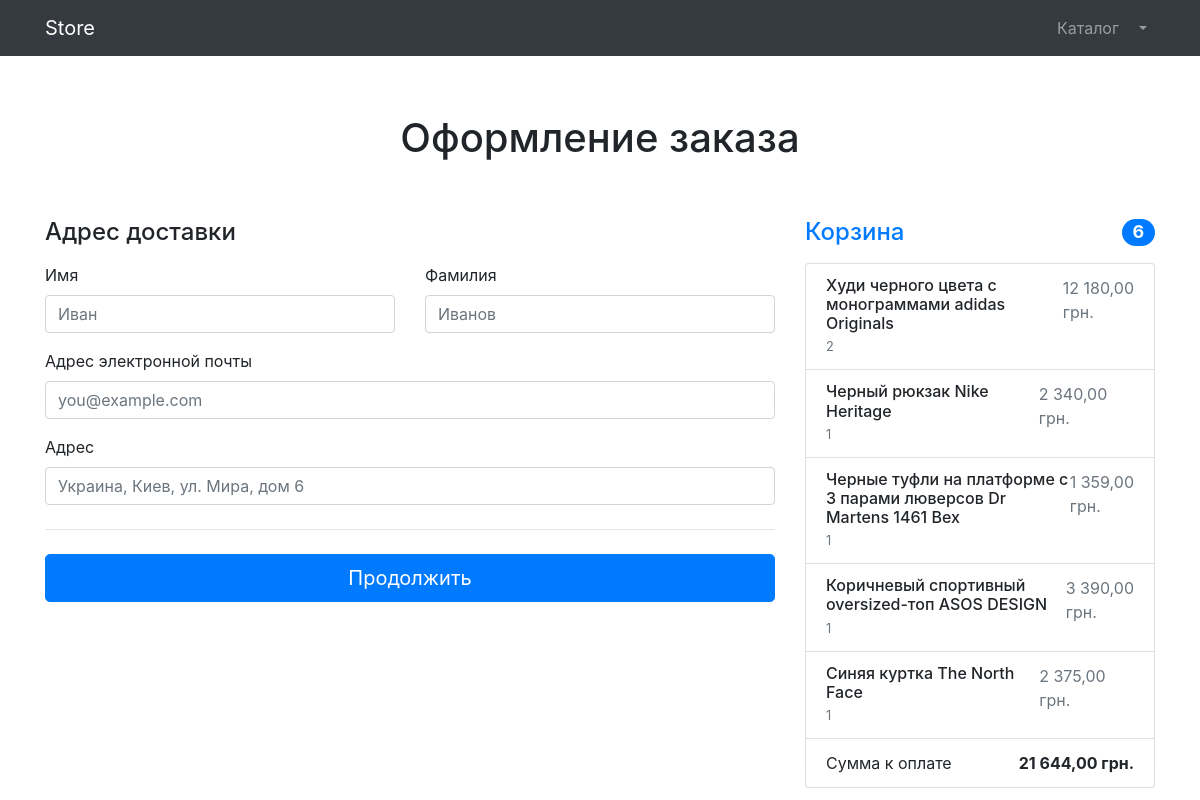
Screenshot of /orders/order-create/ (signed in) with the database file from the repository.
### products/models.py (models this page shows, shortened)
class Basket(models.Model):
    user = models.ForeignKey(to=User, on_delete=models.CASCADE)
    product = models.ForeignKey(to=Product, on_delete=models.CASCADE)
    quantity = models.PositiveIntegerField(default=0)
    created_timestamp = models.DateTimeField(auto_now_add=True)
    objects = BasketQuerySet.as_manager()
    def sum(self):
        return self.product.price * self.quantity

class Product(models.Model):
    name = models.CharField(max_length=256)
    description = models.TextField()
    price = models.DecimalField(max_digits=8, decimal_places=2)
    quantity = models.PositiveIntegerField(default=0)
    image = models.ImageField(upload_to='products_images', null=True, blank=True)
    stripe_product_price_id = models.CharField(max_length=128, null=True, blank=True)
    category = models.ForeignKey(to=ProductCategory, on_delete=models.CASCADE)
    class Meta:
        verbose_name = 'Product'
        verbose_name_plural = 'Products'

### orders/views.py (the view, shortened to what this page needs)
# urls.py: path('order-create/', OrderCreateView.as_view(), name='order_create'),
class OrderCreateView(TitleMixin, CreateView):
    template_name = 'orders/order-create.html'
    form_class = OrderForm
    success_url = reverse_lazy('orders:order_create')
    title = 'Store - Оформление заказа'

### orders/forms.py
class OrderForm(forms.ModelForm):
    first_name = forms.CharField(widget=forms.TextInput(attrs={'class':'form-control','placeholder':'Иван'}))
    last_name = forms.CharField(widget=forms.TextInput(attrs={'class': 'form-control', 'placeholder': 'Иванов'}))
    email = forms.EmailField(widget=forms.EmailInput(attrs={'class': 'form-control', 'placeholder': 'you@example.com'}))
    adress = forms.CharField(widget=forms.TextInput(attrs=
                                                    {'class': 'form-control',
                                                     'placeholder': 'Украина, Киев, ул. Мира, дом 6'}))
    class Meta:
        model = Order
        fields = ('first_name', 'last_name', 'email', 'adress')

### common/views.py (called while the page is built)
    def get_context_data(self, **kwargs):
        context = super(TitleMixin, self).get_context_data(**kwargs)
        context['title'] = self.title
        return context

### products/context_processors.py (called while the page is built)
def baskets(request):
    user = request.user
    return {'baskets': Basket.objects.filter(user=user) if user.is_authenticated else []}

### products/models.py (called while the page is built)
    def total_sum(self):
        return sum(basket.sum() for basket in self)

    def total_quantity(self):
        return sum(basket.quantity for basket in self)

### orders/templates/orders/order-create.html (shortened to what this page needs)
{% extends 'products/base.html' %}
{% load humanize %}
{% block content %}
    <section>
    <div class="alert alert-warning text-center" role="alert">
    </div>
    <div class="container">
        <div class="py-5 text-center">
            <h1>Оформление заказа</h1>
        </div>
        <div class="row g-5">
            <div class="col-md-5 col-lg-4 order-md-last">
                <h4 class="d-flex justify-content-between align-items-center mb-3">
                    <span class="text-primary">Корзина</span>
                    <span class="badge badge-primary badge-pill text-white">{{ baskets.total_quantity }}</span>
                </h4>
                <ul class="list-group mb-3">
                    {% for basket in baskets %}
                         <li class="list-group-item d-flex justify-content-between lh-sm">
                        <div>
                            <h6 class="my-0">{{ basket.product.name}}</h6>
                            <small class="text-muted">{{ basket.quantity }}</small>
                        </div>
                        <span class="text-muted">{{ basket.sum| intcomma }} грн.</span>
                    </li>
                    {% endfor %}
                    <li class="list-group-item d-flex justify-content-between">
                        <span>Сумма к оплате</span>
                        <strong>{{ baskets.total_sum| intcomma }} грн.</strong>
                    </li>
                </ul>
            </div>
            <div class="col-md-7 col-lg-8">
                <h4 class="mb-3">Адрес доставки</h4>
                <form action="{% url 'orders:order_create' %}" method="post">
                    <div class="row g-3">
                        <div class="col-sm-6">
                            <label for="{{ form.first_name.id_for_label }}" class="form-label">Имя</label>
                            {{ form.first_name }}
                        </div>
                        <div class="col-sm-6">
                            <label for="{{ form.last_name.id_for_label }}" class="form-label">Фамилия</label>
                            {{ form.last_name }}
                        </div>
                        <div class="col-12 mt-3">
                            <label for="{{ form.email.id_for_label }}" class="form-label">Адрес электронной почты</label>
                            {{ form.email }}
                        </div>
                        <div class="col-12 mt-3">
                            <label for="{{ form.adress.id_for_label }}" class="form-label">Адрес</label>
                            {{ form.adress }}
                        </div>
                    </div>
                    <hr class="my-4">
                    <button class="w-100 btn btn-primary btn-lg" type="submit">Продолжить</button>
                </form>
            </div>
        </div>
    </div>
</section>
{% endblock %}

### rows the page displays
Basket: total_quantity "6", product.name "Худи черного цвета с монограммами adidas Originals", quantity "2", sum "12 180,00", total_sum "21 644,00"
Basket: product.name "Черный рюкзак Nike Heritage", quantity "1", sum "2 340,00"
Basket: product.name "Черные туфли на платформе с 3 парами люверсов Dr Martens 1461 Bex", quantity "1", sum "1 359,00"
Basket: product.name "Коричневый спортивный oversized-топ ASOS DESIGN", quantity "1", sum "3 390,00"
Basket: product.name "Синяя куртка The North Face", quantity "1", sum "2 375,00"
